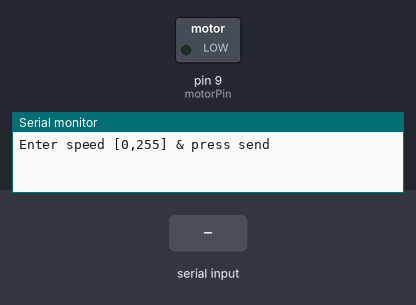
Recording of a sketch running on a simulated Arduino Uno, built with avr-gcc and run on an emulated ATmega328P. On the bench: switched loads named in the sketch (green lamp = pin HIGH), the last lines printed to the serial monitor. Inputs (shaded band) come from the test bench.

Above: at 6.9 s.
7.0 s: "30,150\n" received over Serial
At 7.7 s:
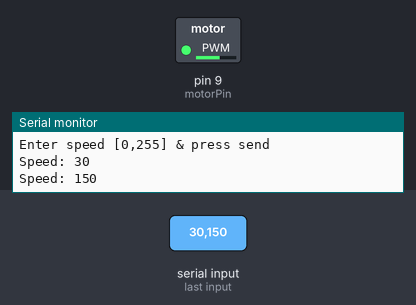
9.5 s: "90\n" received over Serial
At 10.3 s:
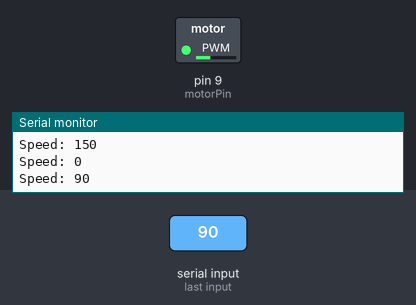
12.0 s: "200\n" received over Serial
At 12.6 s:
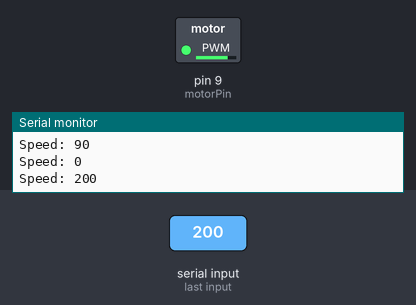
Timing chart, 0 to 15.0 s (numbered marks = the images above; inputs shaded):
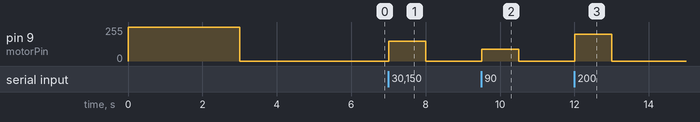

The sketch:

motor.ino
```cpp
/*
 * Motor
 *
 * Motor functionalities
 *
 * Jim Palomo
 */

const int motorPin = 9; // connected to transistor (base)

void setup() {
  pinMode(motorPin, OUTPUT);
  Serial.begin(9600);         // 9600 baud rate serial
}

void loop() {
  int interval = 3000; // 3 sec

  analogWrite(motorPin, 255);   // set motor speed to 255 (max)

  delay(interval);

  analogWrite(motorPin, 0);     // set motor speed to 0 (min / stop)

  delay(interval);

  // Other functions
  //speedUpAndDown();
  serialSpeed();
}

// speedUpAndDown: allow the motor to increase from 0 to 255 and back down to 0.
void speedUpAndDown() {
  int delayInt = 20; // delay interval

  // increase the speed (i) by 1 each iteration
  for (int i = 0; i <= 255; i++) {
    analogWrite(motorPin, i);
    delay(delayInt);
  }

  // decreaase the speed (i) by 1 each iteration
  for (int i = 255; i >= 0; i--) {
    analogWrite(motorPin, i);
    delay(delayInt);
  }
}

void serialSpeed() {
  int speed = 0;

  Serial.println("Enter speed [0,255] & press send");

  while(true) {

    // run motor if data was inputted
    while(Serial.available() > 0) {
      speed = Serial.parseInt();        // read in value (int) from serial
      speed = constrain(speed, 0, 255); // make sure input is [0,255]

      Serial.print("Speed: ");
      Serial.println(speed);

      analogWrite(motorPin, speed);     // update speed w/ user input

    }
  }
}
```

Measured:
- after the input at 7.0 s, pin 9 (motorPin): 0/255 → 150/255 at once, → 0/255 1.0 s later
- after the input at 9.5 s, pin 9 (motorPin): 0/255 → 90/255 at once, → 0/255 1.0 s later
- after the input at 12.0 s, pin 9 (motorPin): 0/255 → 200/255 at once, → 0/255 1.0 s later
